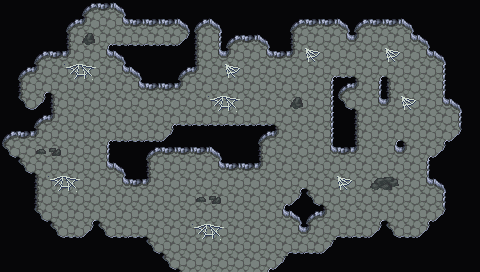

A level layout from a 2D game, rendered from its tile map. Below: a short description, then the map file with tile-grid data replaced by summaries:
An orthogonal 30x17 tile map with 16x16 px tiles, 4 tile layers (Background, Ground, Foreground, Walls), 3 tilesets and 19 objects.

<map version="1.10" tiledversion="1.10.1" orientation="orthogonal" renderorder="right-down" width="30" height="17" tilewidth="16" tileheight="16" infinite="0" nextlayerid="7" nextobjectid="68">
 <editorsettings>
  <export target="wastetown..tmx" format="tmx" />
 </editorsettings>
 <tileset firstgid="1" source="../../../../common/maps/tileset/main.tsx" />
 <tileset firstgid="10113" source="../../../../common/maps/tileset/buildings.tsx" />
 <tileset firstgid="11905" source="../../../../common/maps/tileset/dungeon.tsx" />
 <layer id="1" name="Background" width="30" height="17">
  <data>[510 cells, 510 non-empty, 3 distinct tile ids]</data>
 </layer>
 <layer id="2" name="Ground" width="30" height="17">
  <data>[510 cells, 448 non-empty, 14 distinct tile ids]</data>
 </layer>
 <layer id="3" name="Foreground" width="30" height="17">
  <data>[510 cells, 510 non-empty, 3 distinct tile ids]</data>
 </layer>
 <layer id="6" name="Walls" width="30" height="17">
  <properties>
   <property name="spriteLayer" type="bool" value="true" />
  </properties>
  <data>[510 cells, 359 non-empty, 26 distinct tile ids]</data>
 </layer>
 <objectgroup id="4" name="Objects">
  <object id="38" template="../../../../common/maps/obj/entry_up.tx" x="180.619" y="273.324" width="86.3778" height="16">
   <properties>
    <property name="teleport" value="" />
   </properties>
  </object>
  <object id="48" template="../../../../common/maps/obj/treasure.tx" x="148.559" y="42.3155">
   <properties>
    <property name="reward">[
  {
    "type": "card",
    "sourceDeck": "decks/rewards/tier-S.dck",
    "probability": 0.005,
    "count": 1,
    "addMaxCount": 2
  },
  {
    "type": "card",
    "sourceDeck": "decks/rewards/tier-A.dck",
    "probability": 0.03,
    "count": 1,
    "addMaxCount": 2
  },
  {
    "type": "card",
    "sourceDeck": "decks/rewards/tier-B.dck",
    "probability": 0.175,
    "count": 1,
    "addMaxCount": 2
  },
  {
    "type": "card",
    "sourceDeck": "decks/rewards/tier-C.dck",
    "probability": 0.45,
    "count": 1,
    "addMaxCount": 2
  },
  {
    "type": "card",
    "sourceDeck": "decks/rewards/tier-D.dck",
    "probability": 0.84,
    "count": 1,
    "addMaxCount": 2
  },
  {
    "type": "card",
    "sourceDeck": "decks/rewards/tier-E.dck",
    "probability": 0.51,
    "count": 1,
    "addMaxCount": 2
  }
]</property>
   </properties>
  </object>
  <object id="49" template="../../../../common/maps/obj/gold.tx" x="144.327" y="139.568" />
  <object id="50" template="../../../../common/maps/obj/enemy.tx" x="109.994" y="43.33">
   <properties>
    <property name="enemy" value="Cave Spider" />
    <property name="threatRange" type="int" value="20" />
   </properties>
  </object>
  <object id="53" template="../../../../common/maps/obj/enemy.tx" x="228.619" y="199.505">
   <properties>
    <property name="enemy" value="Cave Spider" />
    <property name="threatRange" type="int" value="30" />
    <property name="waypoints" value="62,61,60,59,58,65,64,63" />
   </properties>
  </object>
  <object id="54" template="../../../../common/maps/obj/enemy.tx" x="199.504" y="63.9914">
   <properties>
    <property name="enemy" value="Cave Spider" />
    <property name="threatRange" type="int" value="20" />
   </properties>
  </object>
  <object id="55" template="../../../../common/maps/obj/enemy.tx" x="395.893" y="125.396">
   <properties>
    <property name="enemy" value="Cave Spider" />
    <property name="threatRange" type="int" value="30" />
    <property name="waypoints" value="60,59,58,65,64,63,62,61" />
   </properties>
  </object>
  <object id="56" template="../../../../common/maps/obj/booster.tx" x="200.563" y="45.4642">
   <properties>
    <property name="reward">[
  {
    "editions": [ "TMP", "STH", "EXO" ],
    "type": "card",
    "count": 10,
    "rarity": [ "Common" ]
  },
  {
    "editions": [ "TMP", "STH", "EXO" ],
    "type": "card",
    "count": 3,
    "rarity": [ "Uncommon" ]
  },
  {
    "editions": [ "TMP", "STH", "EXO" ],
    "type": "card",
    "count": 1,
    "rarity": [ "Rare" ]
  }
]
</property>
   </properties>
  </object>
  <object id="57" template="../../../../common/maps/obj/enemy.tx" x="88.0768" y="110.839">
   <properties>
    <property name="enemy" value="Cave Spider" />
    <property name="spawn.Normal" type="bool" value="true" />
    <property name="threatRange" type="int" value="30" />
    <property name="waypoints" value="65,64,63,60,59,58" />
   </properties>
  </object>
  <object id="58" template="../../../../common/maps/obj/waypoint.tx" x="221.473" y="109.515" />
  <object id="59" template="../../../../common/maps/obj/waypoint.tx" x="311.197" y="52.0811" />
  <object id="60" template="../../../../common/maps/obj/waypoint.tx" x="400" y="64" />
  <object id="61" template="../../../../common/maps/obj/waypoint.tx" x="400.657" y="215.12" />
  <object id="62" template="../../../../common/maps/obj/waypoint.tx" x="297.169" y="176.478" />
  <object id="63" template="../../../../common/maps/obj/waypoint.tx" x="155.039" y="224.384" />
  <object id="64" template="../../../../common/maps/obj/waypoint.tx" x="57.6392" y="213.797" />
  <object id="65" template="../../../../common/maps/obj/waypoint.tx" x="68.7555" y="109.78" />
  <object id="66" template="../../../../common/maps/obj/manashards.tx" x="25.0843" y="99.9871" />
  <object id="67" template="../../../../common/maps/obj/manashards.tx" x="355.398" y="105.281" />
 </objectgroup>
</map>
